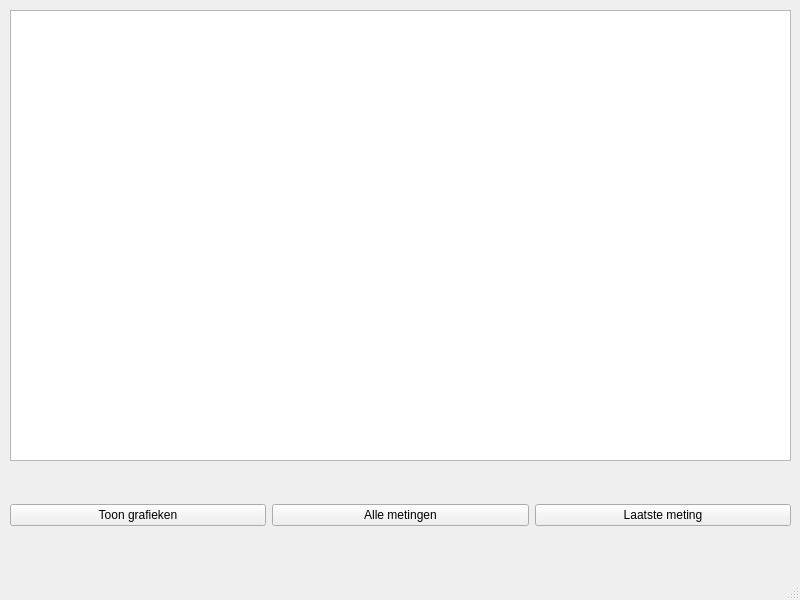
<?xml version="1.0" encoding="UTF-8"?>
<ui version="4.0">
 <class>MainWindow</class>
 <widget class="QMainWindow" name="MainWindow">
  <property name="geometry">
   <rect>
    <x>0</x>
    <y>0</y>
    <width>800</width>
    <height>600</height>
   </rect>
  </property>
  <property name="sizePolicy">
   <sizepolicy hsizetype="Preferred" vsizetype="Preferred">
    <horstretch>0</horstretch>
    <verstretch>0</verstretch>
   </sizepolicy>
  </property>
  <property name="minimumSize">
   <size>
    <width>800</width>
    <height>600</height>
   </size>
  </property>
  <property name="maximumSize">
   <size>
    <width>800</width>
    <height>600</height>
   </size>
  </property>
  <property name="windowTitle">
   <string>Weerstation</string>
  </property>
  <widget class="QWidget" name="centralwidget">
   <property name="sizePolicy">
    <sizepolicy hsizetype="Preferred" vsizetype="Preferred">
     <horstretch>0</horstretch>
     <verstretch>0</verstretch>
    </sizepolicy>
   </property>
   <widget class="QTableView" name="tableView">
    <property name="geometry">
     <rect>
      <x>10</x>
      <y>10</y>
      <width>781</width>
      <height>451</height>
     </rect>
    </property>
   </widget>
   <widget class="QWidget" name="horizontalLayoutWidget">
    <property name="geometry">
     <rect>
      <x>10</x>
      <y>480</y>
      <width>781</width>
      <height>71</height>
     </rect>
    </property>
    <layout class="QHBoxLayout" name="horizontalLayout">
     <item>
      <widget class="QPushButton" name="ButtonGraphView">
       <property name="text">
        <string>Toon grafieken</string>
       </property>
      </widget>
     </item>
     <item>
      <widget class="QPushButton" name="ButtonAll">
       <property name="text">
        <string>Alle metingen</string>
       </property>
      </widget>
     </item>
     <item>
      <widget class="QPushButton" name="ButtonLatest">
       <property name="text">
        <string>Laatste meting</string>
       </property>
      </widget>
     </item>
    </layout>
   </widget>
  </widget>
  <widget class="QMenuBar" name="menubar">
   <property name="geometry">
    <rect>
     <x>0</x>
     <y>0</y>
     <width>800</width>
     <height>25</height>
    </rect>
   </property>
  </widget>
  <widget class="QStatusBar" name="statusbar"/>
 </widget>
 <resources/>
 <connections/>
</ui>
